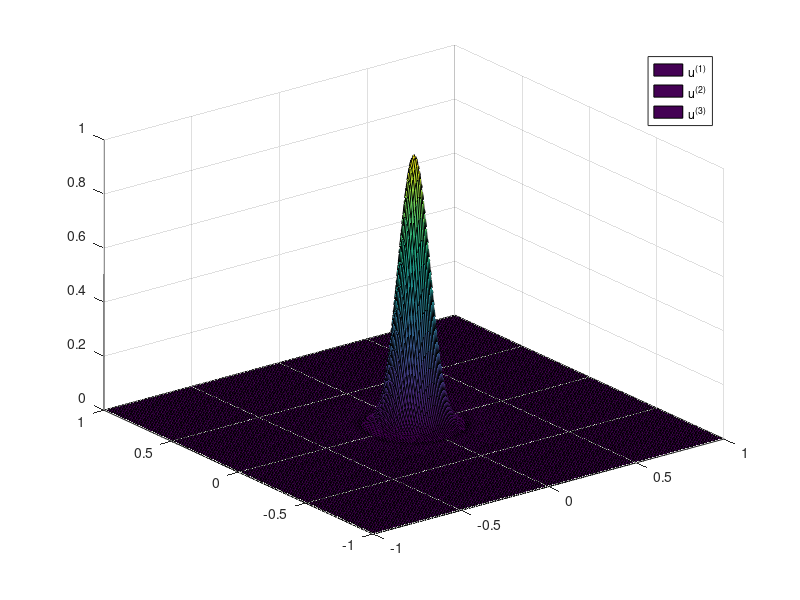

The MATLAB source for this figure: (Note: this script raises an error after producing the figure.)
close all;
clear;

m = 201;
r_star = 0.1;
x1 = -1;
x2 = 1;
x0 = 0;
y1 = -1;
y2 = 1;
y0 = 0;
h = (x2-x1)/(m-1);
CFL =1.44;
x = x1:h:x2;
y = y1:h:y2;
T = 0.5;
k = CFL*h;
E_x = zeros(m);
for i=1:m
    for j=1:m
        H_z(i,j) = exp(-((x(i)-x0)/r_star)^2-((y(j)-y0)/r_star)^2);
    end
end
E_y = zeros(m);

figure(1)
surf(x,y,E_x);
hold on
surf(x,y,H_z);
hold on
surf(x,y,E_y);
legend("u^{(1)}","u^{(2)}","u^{(3)}");

u1 = [];
u2 = [];
u3 = [];
for i=1:m
    u1 = [u1,E_x(i,:)];
    u2 = [u2,H_z(i,:)];
    u3 = [u3,E_y(i,:)];
end
v = [u1';u2';u3'];

A = [0 0 0;0 0 -1;0 -1 0];
B = [0 1 0;1 0 0;0 0 0];
C = [1 0 0;0 1 0;0 0 1];
SBP4;

Dy = sparse(kron(eye(m),D1));
Dx = sparse(kron(D1,eye(m)));
HyI = sparse(kron(eye(m),HI));
HxI = sparse(kron(HI,eye(m)));
H_lI = sparse(HxI*HyI);
H_l = H_lI^(-1);
e_E = sparse(kron(e_m,eye(m)));
e_W = sparse(kron(e_1,eye(m)));
e_S = sparse(kron(eye(m),e_1));
e_N = sparse(kron(eye(m),e_m));
L_W = sparse(kron([0 1 0],e_W'));
L_E = sparse(kron([0 0 1],e_E'));
L_S = sparse(kron([1 0 0],e_S'));
L_N = sparse(kron([0 1 0],e_N'));
L_W = L_W(1:end-1,:);
L = sparse([L_E;L_W;L_N;L_S]);
C_l = sparse(kron(C,speye(m*m)));
H_hatI = sparse(kron(eye(3),H_lI));
KI = sparse(H_hatI*C_l);
P = sparse(speye(3*m*m)-KI*L'*(L*KI*L')^(-1)*L);
A_r = sparse(P*C_l^(-1)*(kron(A,Dx)+kron(B,Dy))*P);
t = 0;

while t<T
    if t+k>T
        k=T-t;
    end
    w1=A_r*v;
    w2=A_r*(v+k/2*w1);
    w3=A_r*(v+k/2*w2);
    w4=A_r*(v+k*w3);
    v=v+k/6*(w1+2*w2+2*w3+w4);
    t=t+k;
end

U = v(1:m*m);
V = v(2*m*m+1:3*m*m);
THETA = Dx*U+Dy*V;
norm = sqrt(THETA'*H_l*THETA);
E_x = [];
H_z = [];
E_y = [];
u1 = v(1:m*m)';
u2 = v(m*m+1:2*m*m)';
u3 = v(2*m*m+1:3*m*m)';
for i=1:m
    E_x = [E_x;u1((i-1)*m+1:i*m)];
    H_z = [H_z;u2((i-1)*m+1:i*m)];
    E_y = [E_y;u3((i-1)*m+1:i*m)];
end
figure(2)
surf(x,y,E_x);
hold on
surf(x,y,H_z);
hold on
surf(x,y,E_y);
legend("u^{(1)}","u^{(2)}","u^{(3)}");


%5.0955e-06  5.0955e-06 2.6137e-04 0.0031     0.0056     0.0148
%3.7296e-10  4.1684e-08 4.5510e-06 5.8737e-04 0.0018     0.0064
%3.5921e-14  1.6302e-09 2.0032e-06 1.2300e-04 3.8956e-04 0.0014

